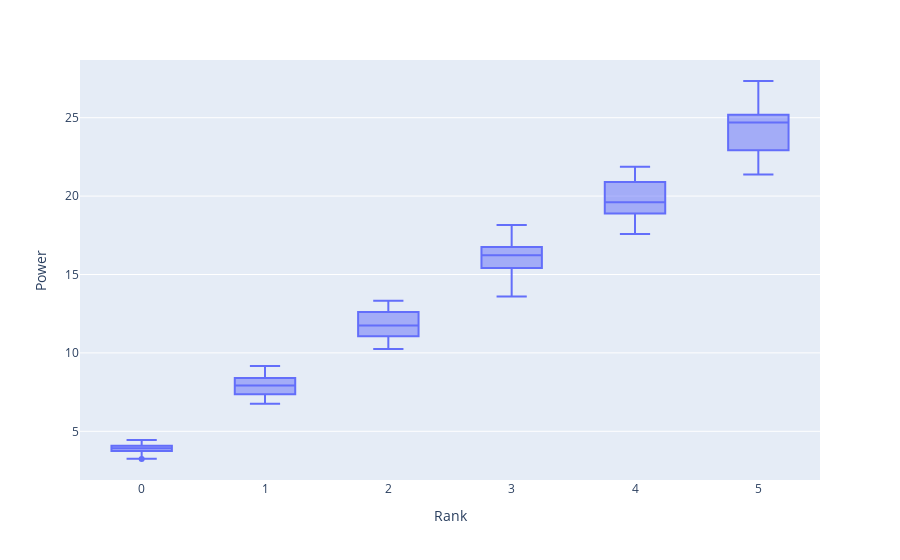

The notebook cell this image was saved under:
### Markdown cell above
The value for Health was observed to scale as 2 * Level * (Rank + 1).

### Code cell
level2 = df.loc[(df['Level'] == 2)]
px.box(level2, x='Rank', y='Power')

### Figure 1 — Plotly figure (JSON) as saved in the notebook; plotly's stock layout.template omitted (floating-point values rounded to 4 significant figures; data arrays with more than 128 entries replaced by an {"elided": "..."} marker saying what was removed)
{"data": [{"alignmentgroup": "True", "hovertemplate": "Rank=%{x}<br>Power=%{y}<extra></extra>", "legendgroup": "", "marker": {"color": "#636efa"}, "name": "", "notched": false, "offsetgroup": "", "orientation": "v", "showlegend": false, "type": "box", "x": {"elided": "148 int values"}, "x0": " ", "xaxis": "x", "y": {"elided": "148 float values"}, "y0": " ", "yaxis": "y"}], "layout": {"boxmode": "group", "legend": {"tracegroupgap": 0}, "margin": {"t": 60}, "xaxis": {"anchor": "y", "domain": [0, 1], "title": {"text": "Rank"}}, "yaxis": {"anchor": "x", "domain": [0, 1], "title": {"text": "Power"}}}}
